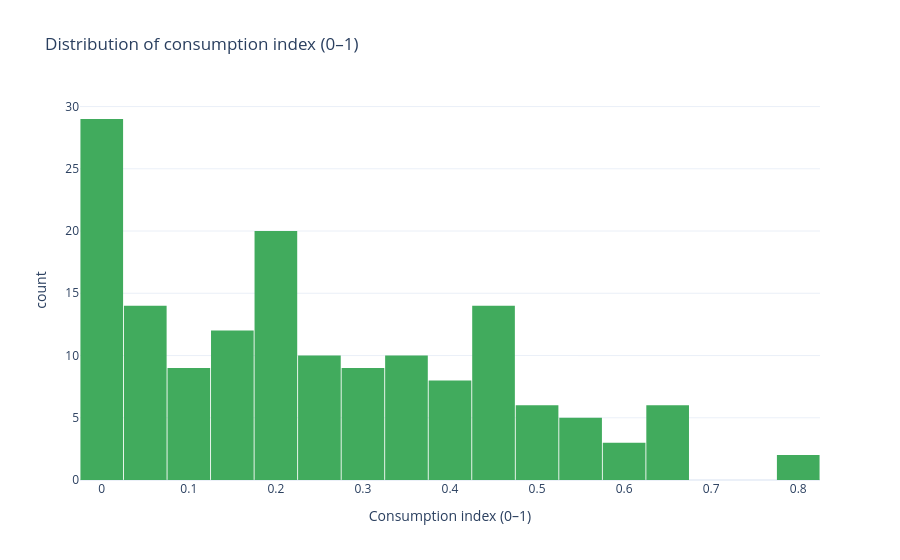

This figure's notebook cell:
### Code cell
fig_cons = px.histogram(
    df,
    x="consumption_index",
    nbins=25,
    title="Distribution of consumption index (0–1)",
    labels={"consumption_index": "Consumption index (0–1)"},
    color_discrete_sequence=[px.colors.sequential.Greens[5]],
)
fig_cons.update_layout(bargap=0.02, showlegend=False)
fig_cons.show()

fig_cons.write_html(images_path / "consumption_index_hist.html")
fig_cons.write_image(images_path / "consumption_index_hist.png", width=800, height=500, scale=3)
print("Saved consumption_index_hist.html and .png")

### Figure 1 — Plotly figure (JSON) as saved in the notebook; plotly's stock layout.template omitted (floating-point values rounded to 4 significant figures; data arrays with more than 128 entries replaced by an {"elided": "..."} marker saying what was removed)
{"data": [{"alignmentgroup": "True", "bingroup": "x", "hovertemplate": "Consumption index (0–1)=%{x}<br>count=%{y}<extra></extra>", "legendgroup": "", "marker": {"color": "rgb(65,171,93)", "pattern": {"shape": ""}}, "name": "", "nbinsx": 25, "offsetgroup": "", "orientation": "v", "showlegend": false, "type": "histogram", "x": {"elided": "157 float values"}, "xaxis": "x", "yaxis": "y"}], "layout": {"bargap": 0.02, "barmode": "relative", "legend": {"tracegroupgap": 0}, "showlegend": false, "title": {"text": "Distribution of consumption index (0–1)"}, "xaxis": {"anchor": "y", "domain": [0, 1], "title": {"text": "Consumption index (0–1)"}}, "yaxis": {"anchor": "x", "domain": [0, 1], "title": {"text": "count"}}}}
